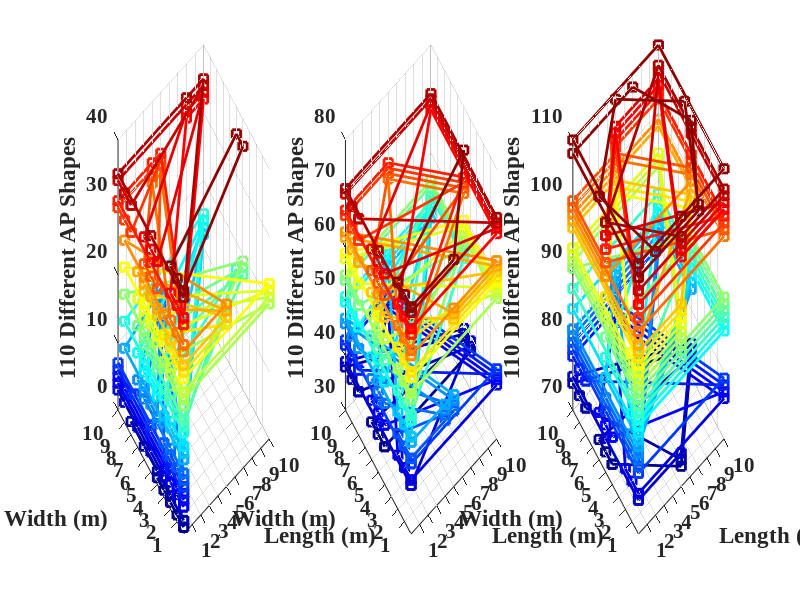

This figure's MATLAB source:
clear;clc;
%%
% step 1: get ap coordinates
% ap geometry 
aps=cell(100,1);
% ap number is 5
% all on one edge
aps{1,1}=[0 0 3;0 1 3;0 2 3;0 3 3;0 4 3];
aps{2,1}=[0 0 3;0 2 3;0 4 3;0 6 3;0 8 3];
aps{3,1}=[0 3 3;0 5 3;0 7 3;0 9 3;0 10 3];
aps{4,1}=[0 0 3;0 1 3;0 2 3;0 3 3;0 10 3];
aps{5,1}=[0 0 3;0 1 3;0 2 3;0 9 3;0 10 3];
aps{6,1}=[0 0 3;0 2 3;0 5 3;0 8 3;0 10 3];
aps{7,1}=[0 0 3;0 2.5 3;0 5 3;0 7.5 3;0 10 3];

% change one ap
aps{8,1}=[0 0 3;0 1 3;0 2 3;0 3 3;5 10 3];
aps{9,1}=[0 0 3;0 2 3;0 4 3;0 6 3;5 10 3];
aps{10,1}=[0 4 3;0 5 3;0 6 3;0 7 3;5 10 3];
aps{11,1}=[0 0 3;0 3 3;0 6 3;0 9 3;5 10 3];
aps{12,1}=[0 0 3;0 1 3;0 2 3;0 3 3;10 10 3];
aps{13,1}=[0 0 3;0 2 3;0 4 3;0 6 3;10 10 3];
aps{14,1}=[0 4 3;0 5 3;0 6 3;0 7 3;10 10 3];
aps{15,1}=[0 0 3;0 3 3;0 6 3;0 9 3;10 10 3];
aps{16,1}=[0 0 3;0 1 3;0 2 3;0 3 3;10 5 3];
aps{17,1}=[0 0 3;0 2 3;0 4 3;0 6 3;10 4 3];
aps{18,1}=[0 4 3;0 5 3;0 6 3;0 7 3;10 4 3];
aps{19,1}=[0 0 3;0 3 3;0 6 3;0 9 3;10 4 3];
aps{20,1}=[0 0 3;0 1 3;0 2 3;0 3 3;10 0 3];
aps{21,1}=[0 0 3;0 2 3;0 4 3;0 6 3;10 0 3];
aps{22,1}=[0 4 3;0 5 3;0 6 3;0 7 3;10 0 3];
aps{23,1}=[0 0 3;0 3 3;0 6 3;0 9 3;10 0 3];
aps{24,1}=[0 0 3;0 1 3;0 2 3;0 3 3;5 0 3];
aps{25,1}=[0 0 3;0 2 3;0 4 3;0 6 3;5 0 3];
aps{26,1}=[0 4 3;0 5 3;0 6 3;0 7 3;5 0 3];
aps{27,1}=[0 0 3;0 3 3;0 6 3;0 9 3;5 0 3];

% change two aps
aps{28,1}=[0 0 3;0 1 3;0 2 3;4 10 3;5 10 3];
aps{29,1}=[0 4 3;0 5 3;0 6 3;4 10 3;5 10 3];
aps{30,1}=[0 8 3;0 9 3;0 10 3;4 10 3;5 10 3];
aps{31,1}=[0 0 3;0 5 3;0 10 3;4 10 3;5 10 3];

aps{32,1}=[0 0 3;0 1 3;0 2 3;8 10 3;10 10 3];
aps{33,1}=[0 4 3;0 5 3;0 6 3;8 10 3;10 10 3];
aps{34,1}=[0 8 3;0 9 3;0 10 3;8 10 3;10 10 3];
aps{35,1}=[0 0 3;0 5 3;0 10 3;8 10 3;10 10 3];

aps{36,1}=[0 0 3;0 1 3;0 2 3;10 5 3;10 4 3];
aps{37,1}=[0 4 3;0 5 3;0 6 3;10 5 3;10 4 3];
aps{38,1}=[0 8 3;0 9 3;0 10 3;10 5 3;10 4 3];
aps{39,1}=[0 0 3;0 5 3;0 10 3;10 5 3;10 4 3];

aps{40,1}=[0 0 3;0 1 3;0 2 3;5 10 3;10 0 3];
aps{41,1}=[0 4 3;0 5 3;0 6 3;5 10 3;10 0 3];
aps{42,1}=[0 8 3;0 9 3;0 10 3;5 10 3;10 0 3];
aps{43,1}=[0 0 3;0 5 3;0 10 3;5 10 3;10 0 3];

aps{44,1}=[0 0 3;0 1 3;0 2 3;5 0 3;4 0 3];
aps{45,1}=[0 4 3;0 5 3;0 6 3;5 0 3;4 0 3];
aps{46,1}=[0 8 3;0 9 3;0 10 3;5 0 3;4 0 3];
aps{47,1}=[0 0 3;0 5 3;0 10 3;5 0 3;4 0 3];

aps{48,1}=[0 0 3;0 1 3;0 2 3;5 10 3;10 10 3];
aps{49,1}=[0 4 3;0 5 3;0 6 3;5 10 3;10 10 3];
aps{50,1}=[0 8 3;0 9 3;0 10 3;5 10 3;10 10 3];
aps{51,1}=[0 0 3;0 5 3;0 10 3;5 10 3;10 10 3];

aps{52,1}=[0 0 3;0 1 3;0 2 3;10 10 3;10 5 3];
aps{53,1}=[0 4 3;0 5 3;0 6 3;10 10 3;10 5 3];
aps{54,1}=[0 8 3;0 9 3;0 10 3;10 10 3;10 5 3];
aps{55,1}=[0 0 3;0 5 3;0 10 3;10 10 3;10 5 3];

aps{56,1}=[0 0 3;0 1 3;0 2 3;10 5 3;10 0 3];
aps{57,1}=[0 4 3;0 5 3;0 6 3;10 5 3;10 0 3];
aps{58,1}=[0 8 3;0 9 3;0 10 3;10 5 3;10 0 3];
aps{59,1}=[0 0 3;0 5 3;0 10 3;10 5 3;10 0 3];

aps{60,1}=[0 0 3;0 1 3;0 2 3;10 0 3;5 0 3];
aps{61,1}=[0 4 3;0 5 3;0 6 3;10 0 3;5 0 3];
aps{62,1}=[0 8 3;0 9 3;0 10 3;10 0 3;5 0 3];
aps{63,1}=[0 0 3;0 5 3;0 10 3;10 0 3;5 0 3];

aps{64,1}=[0 0 3;0 1 3;0 2 3;5 10 3;10 5 3];
aps{65,1}=[0 4 3;0 5 3;0 6 3;5 10 3;10 5 3];
aps{66,1}=[0 8 3;0 9 3;0 10 3;5 10 3;10 5 3];
aps{67,1}=[0 0 3;0 5 3;0 10 3;5 10 3;10 5 3];

aps{68,1}=[0 0 3;0 1 3;0 2 3;10 10 3;10 0 3];
aps{69,1}=[0 4 3;0 5 3;0 6 3;10 10 3;10 0 3];
aps{70,1}=[0 8 3;0 9 3;0 10 3;10 10 3;10 0 3];
aps{71,1}=[0 0 3;0 5 3;0 10 3;10 10 3;10 0 3];

aps{72,1}=[0 0 3;0 1 3;0 2 3;10 5 3;5 0 3];
aps{73,1}=[0 4 3;0 5 3;0 6 3;10 5 3;5 0 3];
aps{74,1}=[0 8 3;0 9 3;0 10 3;10 5 3;5 0 3];
aps{75,1}=[0 0 3;0 5 3;0 10 3;10 5 3;5 0 3];

aps{76,1}=[0 0 3;0 1 3;0 2 3;5 10 3;10 0 3];
aps{77,1}=[0 4 3;0 5 3;0 6 3;5 10 3;10 0 3];
aps{78,1}=[0 8 3;0 9 3;0 10 3;5 10 3;10 0 3];
aps{79,1}=[0 0 3;0 5 3;0 10 3;5 10 3;10 0 3];

% change three aps
aps{80,1}=[0 0 3;0 1 3;0 10 3;5 10 3;10 10 3];
aps{81,1}=[0 0 3;0 5 3;0 10 3;5 10 3;10 10 3];
aps{82,1}=[0 0 3;0 10 3;0 10 3;5 10 3;10 10 3];

aps{83,1}=[0 0 3;0 1 3;5 10 3;10 10 3;10 5 3];
aps{84,1}=[0 0 3;0 5 3;5 10 3;10 10 3;10 5 3];
aps{85,1}=[0 0 3;0 10 3;5 10 3;10 10 3;10 5 3];

aps{86,1}=[0 0 3;0 1 3;10 10 3;10 5 3;10 0 3];
aps{87,1}=[0 0 3;0 5 3;10 10 3;10 5 3;10 0 3];
aps{88,1}=[0 0 3;0 10 3;10 10 3;10 5 3;10 0 3];

aps{89,1}=[0 0 3;0 1 3;10 5 3;10 0 3;5 0 3];
aps{90,1}=[0 0 3;0 5 3;10 5 3;10 0 3;5 0 3];
aps{91,1}=[0 0 3;0 10 3;10 5 3;10 0 3;5 0 3];

aps{92,1}=[0 0 3;0 1 3;0 10 3;10 10 3;5 0 3];
aps{93,1}=[0 0 3;0 5 3;0 10 3;10 10 3;5 0 3];
aps{94,1}=[0 0 3;0 10 3;0 10 3;10 10 3;5 0 3];

aps{95,1}=[0 0 3;0 1 3;5 10 3;10 5 3;5 0 3];
aps{96,1}=[0 0 3;0 5 3;5 10 3;10 5 3;5 0 3];
aps{97,1}=[0 0 3;0 10 3;5 10 3;10 5 3;5 0 3];

% change four aps
aps{98,1}=[0 0 3;0 10 3;5 10 3;10 10 3;10 5 3];
aps{99,1}=[0 5 3;0 10 3;5 10 3;10 10 3;10 5 3];

aps{100,1}=[0 0 3;0 10 3;5 10 3;10 5 3;10 0 3];
aps{101,1}=[0 5 3;0 10 3;5 10 3;10 5 3;10 0 3];

aps{102,1}=[0 0 3;5 10 3;10 10 3;10 5 3;10 0 3];
aps{103,1}=[0 5 3;5 10 3;10 10 3;10 5 3;10 0 3];

aps{104,1}=[0 0 3;5 10 3;10 10 3;5 0 3;10 0 3];
aps{105,1}=[0 5 3;5 10 3;10 10 3;5 0 3;10 0 3];

aps{106,1}=[0 0 3;10 10 3;10 5 3;10 0 3;5 0 3];
aps{107,1}=[0 5 3;10 10 3;10 5 3;10 0 3;5 0 3];

% change five aps
aps{108,1}=[0 0 3;0 10 3;7 10 3;10 5 3;7 0 3];
aps{109,1}=[0 6 3;5 10 3;10 6 3;7 0 3;2 0 3];
aps{110,1}=[0 0 3;0 10 3;10 10 3;10 0 3;5 0 3];
%%
jmax=36;
% figure('pos',[250 500 1500 300]);% for 4
figure('pos',[250 500 1500 430]);%for 3
linecolors = jet(jmax);

for i=1:1:3
    subplot(1,3,i);    
    for j=1:jmax      
        k=(i-1)*jmax+j;
        x=[aps{k,1}(:,1);aps{k,1}(1,1)];
        y=[aps{k,1}(:,2);aps{k,1}(1,2)];
        z=ones(6,1)*k;
        plot3(x,y,z,'-s','Color',linecolors(j,:),'linewidth',2);hold on;
    end 
    if i==3
        k=k+1;
        x=[aps{k,1}(:,1);aps{k,1}(1,1)];
        y=[aps{k,1}(:,2);aps{k,1}(1,2)];
        z=ones(6,1)*k;
        plot3(x,y,z,'-s','Color',linecolors(j,:),'linewidth',2);hold on;
        
        k=k+1;
        x=[aps{k,1}(:,1);aps{k,1}(1,1)];
        y=[aps{k,1}(:,2);aps{k,1}(1,2)];
        z=ones(6,1)*k;
        plot3(x,y,z,'-s','Color',linecolors(j,:),'linewidth',2);hold on;
    end
    
    set(gca,'xtick',1:1:10,'ytick',1:1:10,'fontname','Times New Roman','fontsize',15,'fontweight','bold');
    xlabel('Length (m)');
    ylabel('Width (m)');
    zlabel('110 Different AP Shapes');
    grid on;
end

%%
% figure('pos',[600 100 620 700]);
% linecolors = jet(100);
% for i=1:1:100
%     x=[aps{i,1}(:,1);aps{i,1}(1,1)];
%     y=[aps{i,1}(:,2);aps{i,1}(1,2)];
%     z=ones(6,1)*i;
% %     scatter3(x,y,z,'MarkerFaceColor',linecolors(101-i,:));
%     plot3(x,y,z,'-s','Color',linecolors(i,:),'linewidth',2);hold on;
% end
% axis([0 9 0 9]);
% set(gca,'xtick',1:1:10,'ytick',1:1:10,'fontname','Times New Roman','fontsize',15,'fontweight','bold');
% xlabel('Length (m)');
% ylabel('Width (m)');
% zlabel('100 Different AP Shapes');
% grid on;


%%
% figure('pos',[250 500 1500 300]);
% linecolors = jet(25);
% for i=1:1:4
%     subplot(1,4,i);
%     for j=1:25        
%         k=(i-1)*25+j;
%         x=[aps{k,1}(:,1);aps{k,1}(1,1)];
%         y=[aps{k,1}(:,2);aps{k,1}(1,2)];
%         z=ones(6,1)*k;
%         plot3(x,y,z,'-s','Color',linecolors(j,:),'linewidth',2);hold on;
%     end 
%     axis([0 9 0 9]);
%     set(gca,'xtick',1:1:10,'ytick',1:1:10,'fontname','Times New Roman','fontsize',10,'fontweight','bold');
%     xlabel('Length (m)');
%     ylabel('Width (m)');
%     zlabel('100 Different AP Shapes');
%     grid on;
% end




%%
%{
% all on one edge
aps{1,1}=[0 0 3;0 1 3;0 2 3;0 3 3;0 4 3];
aps{2,1}=[0 0 3;0 1 3;0 2 3;0 3 3;0 9 3];
aps{3,1}=[0 0 3;0 1 3;0 5 3;0 7 3;0 9 3];
aps{4,1}=[0 0 3;0 2 3;0 4 3;0 6 3;0 8 3];
aps{5,1}=[0 0 3;0 1 3;0 4.5 3;0 8 3;0 9 3];
aps{6,1}=[0 3 3;0 4 3;0 5 3;0 6 3;0 7 3];
aps{7,1}=[0 0 3;0 1 3;0 2 3;0 8 3;0 9 3];
% change one ap
aps{8,1}=[0 0 3;0 1 3;0 2 3;0 3 3;4.5 9 3];
aps{9,1}=[0 0 3;0 2 3;0 4 3;0 8 3;4.5 9 3];
aps{10,1}=[0 4 3;0 5 3;0 6 3;0 7 3;4.5 9 3];
aps{11,1}=[0 0 3;0 1 3;0 8 3;0 8 3;4.5 9 3];
aps{12,1}=[0 0 3;0 1 3;0 2 3;0 3 3;9 9 3];
aps{13,1}=[0 0 3;0 2 3;0 4 3;0 8 3;9 9 3];
aps{14,1}=[0 4 3;0 5 3;0 6 3;0 7 3;9 9 3];
aps{15,1}=[0 0 3;0 1 3;0 8 3;0 8 3;9 9 3];
aps{16,1}=[0 0 3;0 1 3;0 2 3;0 3 3;9 4.5 3];
aps{17,1}=[0 0 3;0 2 3;0 4 3;0 8 3;9 4 3];
aps{18,1}=[0 4 3;0 5 3;0 6 3;0 7 3;9 4 3];
aps{19,1}=[0 0 3;0 1 3;0 8 3;0 8 3;9 4 3];
aps{20,1}=[0 0 3;0 1 3;0 2 3;0 3 3;9 0 3];
aps{21,1}=[0 0 3;0 2 3;0 4 3;0 8 3;9 0 3];
aps{22,1}=[0 4 3;0 5 3;0 6 3;0 7 3;9 0 3];
aps{23,1}=[0 0 3;0 1 3;0 8 3;0 8 3;9 0 3];
aps{24,1}=[0 0 3;0 1 3;0 2 3;0 3 3;4.5 0 3];
aps{25,1}=[0 0 3;0 2 3;0 4 3;0 8 3;4.5 0 3];
aps{26,1}=[0 4 3;0 5 3;0 6 3;0 7 3;4.5 0 3];
aps{27,1}=[0 0 3;0 1 3;0 8 3;0 8 3;4.5 0 3];
% change two aps
aps{28,1}=[0 0 3;0 1 3;0 2 3;4 9 3;5 9 3];
aps{29,1}=[0 0 3;0 5 3;0 9 3;4 9 3;5 9 3];
aps{30,1}=[0 4 3;0 5 3;0 6 3;4 9 3;5 9 3];
aps{31,1}=[0 0 3;0 1 3;0 2 3;8 9 3;9 9 3];
aps{32,1}=[0 0 3;0 5 3;0 9 3;8 9 3;9 9 3];
aps{33,1}=[0 4 3;0 5 3;0 6 3;8 9 3;9 9 3];
aps{34,1}=[0 0 3;0 1 3;0 2 3;9 5 3;9 4 3];
aps{35,1}=[0 0 3;0 5 3;0 9 3;9 5 3;9 4 3];
aps{36,1}=[0 4 3;0 5 3;0 6 3;9 5 3;9 4 3];
aps{37,1}=[0 0 3;0 1 3;0 2 3;9 0 3;9 1 3];
aps{38,1}=[0 0 3;0 5 3;0 9 3;9 0 3;5 9 3];
aps{39,1}=[0 4 3;0 5 3;0 6 3;9 0 3;5 9 3];
aps{40,1}=[0 0 3;0 1 3;0 2 3;4 0 3;5 0 3];
aps{41,1}=[0 0 3;0 5 3;0 9 3;4 0 3;5 0 3];
aps{42,1}=[0 4 3;0 5 3;0 6 3;4 0 3;5 0 3];
aps{43,1}=[0 0 3;0 1 3;0 2 3;4 9 3;9 9 3];
aps{44,1}=[0 0 3;0 5 3;0 9 3;4 9 3;9 9 3];
aps{45,1}=[0 4 3;0 5 3;0 6 3;4 9 3;9 9 3];
aps{46,1}=[0 0 3;0 1 3;0 2 3;9 9 3;9 5 3];
aps{47,1}=[0 0 3;0 5 3;0 9 3;9 9 3;9 5 3];
aps{48,1}=[0 4 3;0 5 3;0 6 3;9 9 3;9 5 3];
aps{49,1}=[0 0 3;0 1 3;0 2 3;9 5 3;9 0 3];
aps{50,1}=[0 0 3;0 5 3;0 9 3;9 5 3;9 0 3];
aps{51,1}=[0 4 3;0 5 3;0 6 3;9 5 3;9 0 3];
aps{52,1}=[0 0 3;0 1 3;0 2 3;5 0 3;9 0 3];
aps{53,1}=[0 0 3;0 5 3;0 9 3;5 0 3;9 0 3];
aps{54,1}=[0 4 3;0 5 3;0 6 3;5 0 3;9 0 3];
aps{55,1}=[0 0 3;0 1 3;0 2 3;4 9 3;9 4 3];
aps{56,1}=[0 0 3;0 5 3;0 9 3;4 9 3;9 4 3];
aps{57,1}=[0 4 3;0 5 3;0 6 3;4 9 3;9 4 3];
aps{58,1}=[0 0 3;0 1 3;0 2 3;9 9 3;9 0 3];
aps{59,1}=[0 0 3;0 5 3;0 9 3;9 9 3;9 0 3];
aps{60,1}=[0 4 3;0 5 3;0 6 3;9 9 3;9 0 3];
aps{61,1}=[0 0 3;0 1 3;0 2 3;4 0 3;9 4 3];
aps{62,1}=[0 0 3;0 5 3;0 9 3;4 0 3;9 4 3];
aps{63,1}=[0 4 3;0 5 3;0 6 3;4 0 3;9 4 3];
aps{64,1}=[0 0 3;0 1 3;0 2 3;4 9 3;9 0 3];
aps{65,1}=[0 0 3;0 5 3;0 9 3;4 9 3;9 0 3];
aps{66,1}=[0 4 3;0 5 3;0 6 3;4 9 3;9 0 3];
aps{67,1}=[0 0 3;0 1 3;0 2 3;4 9 3;9 4 3];
aps{68,1}=[0 0 3;0 5 3;0 9 3;4 9 3;9 4 3];
aps{69,1}=[0 4 3;0 5 3;0 6 3;4 9 3;9 4 3];
% change three aps
aps{70,1}=[0 0 3;0 1 3;0 9 3;4.5 9 3;9 9 3];
aps{71,1}=[0 0 3;0 5 3;0 9 3;4.5 9 3;9 9 3];
aps{72,1}=[0 0 3;0 9 3;0 9 3;4.5 9 3;9 9 3];
aps{73,1}=[0 0 3;0 1 3;4.5 9 3;9 9 3;9 4.5 3];
aps{74,1}=[0 0 3;0 5 3;4.5 9 3;9 9 3;9 4 3];
aps{75,1}=[0 0 3;0 9 3;4.5 9 3;9 9 3;9 4 3];
aps{76,1}=[0 0 3;0 1 3;9 9 3;9 4.5 3;9 0 3];
aps{77,1}=[0 0 3;0 5 3;9 9 3;9 4.5 3;9 0 3];
aps{78,1}=[0 0 3;0 9 3;9 9 3;9 4.5 3;9 0 3];
aps{79,1}=[0 0 3;0 1 3;9 4.5 3;9 0 3;4.5 0 3];
aps{80,1}=[0 0 3;0 5 3;9 4.5 3;9 0 3;9 9 3];
aps{81,1}=[0 0 3;0 9 3;9 4.5 3;9 0 3;9 9 3];
aps{82,1}=[0 0 3;0 1 3;0 9 3;9 9 3;4.5 0 3];
aps{83,1}=[0 0 3;0 5 3;0 9 3;9 9 3;4.5 0 3];
aps{84,1}=[0 0 3;0 9 3;0 9 3;9 9 3;4.5 0 3];
aps{85,1}=[0 0 3;0 1 3;4.5 9 3;9 4.5 3;4.5 0 3];
aps{86,1}=[0 0 3;0 5 3;4.5 9 3;9 4.5 3;4.5 0 3];
aps{87,1}=[0 0 3;0 9 3;4.5 9 3;9 4.5 3;4.5 0 3];
% change four aps
aps{88,1}=[0 0 3;0 9 3;4.5 9 3;9 9 3;9 4.5 3];
aps{89,1}=[0 4.5 3;0 9 3;4.5 9 3;9 9 3;9 4.5 3];
aps{90,1}=[0 0 3;0 9 3;4.5 9 3;9 4.5 3;9 0 3];
aps{91,1}=[0 4.5 3;0 9 3;4.5 9 3;9 4.5 3;9 0 3];
aps{92,1}=[0 0 3;4.5 9 3;9 9 3;9 4.5 3;9 0 3];
aps{93,1}=[0 4.5 3;4.5 9 3;9 9 3;9 4.5 3;9 0 3];
aps{94,1}=[0 0 3;4.5 9 3;9 9 3;4.5 0 3;9 0 3];
aps{95,1}=[0 4.5 3;4.5 9 3;9 9 3;4.5 0 3;9 0 3];
aps{96,1}=[0 0 3;9 9 3;9 4.5 3;9 0 3;4.5 0 3];
aps{97,1}=[0 4.5 3;9 9 3;9 4.5 3;9 0 3;4.5 0 3];
% change five aps
aps{98,1}=[0 0 3;0 9 3;9 9 3;9 0 3;4.5 4.5 3];
aps{99,1}=[0 6 3;4.5 9 3;9 6 3;7 0 3;2 0 3];
aps{100,1}=[0 0 3;0 9 3;9 9 3;9 0 3;4.5 0 3];
%}